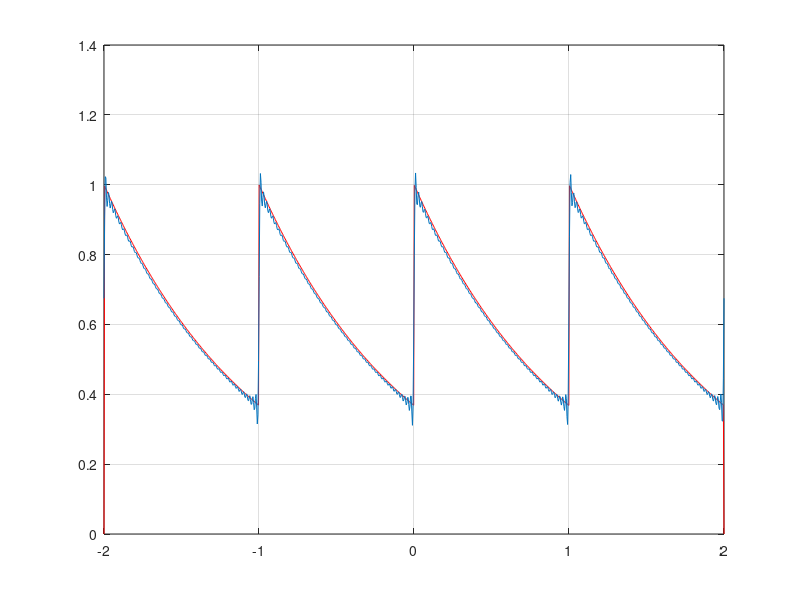

MATLAB code to generate this figure:
clear   
clc

N=1000;
t = linspace (-2,2,N);
y = zeros(size(t));

for n=1:N
    if -2<t(n) && t(n)<-1
        y(n) = exp(-(t(n)+2));
    elseif -1<t(n) && t(n)<0
        y(n) = exp(-(t(n)+1));
    elseif 0<t(n) && t(n)<1
        y(n) = exp(-(t(n)));
    elseif 1<t(n) && t(n)<2
        y(n) = exp(-(t(n)-1)); 
    end
end

plot(t,y,'r');
grid on;

L = 50;
for n = 1:L
X(n) = -((1 / (1 + 2*pi*n*1i))* (exp(-1) - 1));
end
n = 0;
X02 = -((1 / (1 + 2*pi*n*1i))* (exp(-1) - 1));

T = 1;
omo = 2*pi/T;
for n = 1:L
    x2(n,:) = real(2*X(n)*exp(1i*n*omo.*t));
end

xcombined2 = X02 + sum(x2);
ycombined2 = (1i*2*pi)/(1+1i*2*pi).*xcombined2;

figure(1);
hold on;
plot(t,abs(ycombined2));